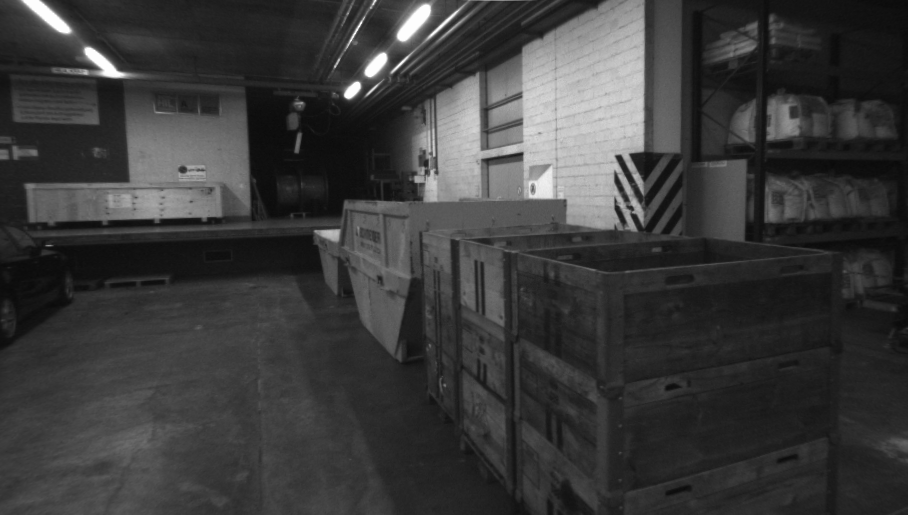
#> input picture ComputerVision/data/non-rectified/00/im0.png, 908 x 515 px
$ python calibr_rectif.py
#> lines starting #> are read from the running program, lines starting #| are printed output that depends on the picture
import cv2
import numpy as np
import matplotlib.pyplot as plt
import random


DATA_PATH = 'data/non-rectified/'
SAVE_DIR = 'data/epipolar_line/'
random.seed(996)


def read_imgs():
    cam1_list = []
    cam2_list = []

    for i in range(10):
        img1_name = DATA_PATH + '/0' + str(i) + '/im0.png'
        img2_name = DATA_PATH + '/0' + str(i) + '/im1.png'
        img0 = cv2.imread(img1_name, 0)  # queryimage # left image. 0 is loading grey image
#> img0 is the input picture: shape (515, 908); min 9, max 253, mean 58.7
        img1 = cv2.imread(img2_name, 0)  # trainimage # right image
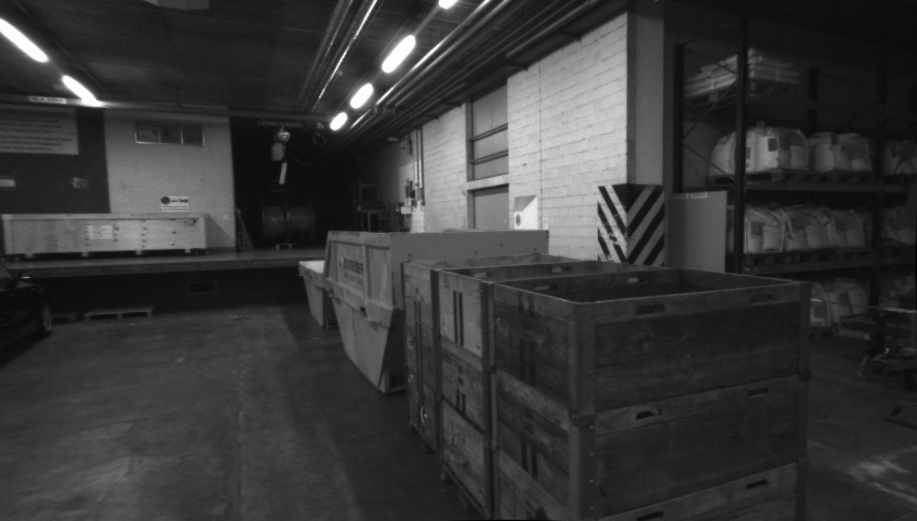
#> input picture ComputerVision/data/non-rectified/00/im1.png, 917 x 521 px
#> img1 is the input picture: shape (521, 917); min 0, max 253, mean 56.2
        cam1_list.append(img0)
        cam2_list.append(img1)

    return cam1_list, cam2_list


def show_imgs(img):
    plt.imshow(img, cmap='gray')
    plt.show()


def find_matches(img1, img2):
    sift = cv2.xfeatures2d.SIFT_create()

    # find the keypoints and descriptors with SIFT
    kp1, des1 = sift.detectAndCompute(img1, None)
    kp2, des2 = sift.detectAndCompute(img2, None)

    # FLANN parameters
    FLANN_INDEX_KDTREE = 0
    index_params = dict(algorithm=FLANN_INDEX_KDTREE, trees=5)
    search_params = dict(checks=50)

    flann = cv2.FlannBasedMatcher(index_params, search_params)
    matches = flann.knnMatch(des1, des2, k=2)

    good = []
    pts1 = []
    pts2 = []

    # ratio test as per Lowe's paper
    for i, (m, n) in enumerate(matches):
        if m.distance < 0.8 * n.distance:
            good.append(m)
            pts2.append(kp2[m.trainIdx].pt)
            pts1.append(kp1[m.queryIdx].pt)

    return pts1, pts2


def compute_fundamental(x1, x2):
    """
    Computes the fundamental matrix from corresponding points (x1,x2 3*n arrays) using the 8 point algorithm.
    Each row in the A matrix below is constructed as [x'*x, x'*y, x', y'*x, y'*y, y', x, y, 1]
    """
    # check if x1 and x2 has the same dimension
    n = x1.shape[1]
    if x2.shape[1] != n:
        raise ValueError("Number of points don't match.")

    # build matrix for equations
    A = np.zeros((n, 9))
    for i in range(n):
        A[i] = [x1[0, i] * x2[0, i], x1[0, i] * x2[1, i], x1[0, i] * x2[2, i],
                x1[1, i] * x2[0, i], x1[1, i] * x2[1, i], x1[1, i] * x2[2, i],
                x1[2, i] * x2[0, i], x1[2, i] * x2[1, i], x1[2, i] * x2[2, i]]

    # compute linear least square solution
    U, S, V = np.linalg.svd(A)
    F = V[-1].reshape(3, 3)

    # constrain F
    # make rank 2 by zeroing out last singular value
    U, S, V = np.linalg.svd(F)
    S[2] = 0
    F = np.dot(U, np.dot(np.diag(S), V))

    return F / F[2, 2]


def F_from_ransac(x1, x2, model, maxiter=5000, match_theshold=1e-6):
    """ Robust estimation of a fundamental matrix F from point
        correspondences using RANSAC (ransac.py from
        http://www.scipy.org/Cookbook/RANSAC).
        input: x1,x2 (3*n arrays) points in hom. coordinates. """

    import ransac

    data = np.vstack((x1, x2))

    # compute F and return with inlier index
    F, ransac_data = ransac.ransac(data.T, model, 8, maxiter, match_theshold, 20, return_all=True)
    return F, ransac_data['inliers']


def compute_fundamental_matrix(pts1, pts2):
    # show keypoint
    pts1 = np.array(pts1, dtype=np.int32)
    pts2 = np.array(pts2, dtype=np.int32)
    # F, mask = cv2.findFundamentalMat(pts1, pts2, cv2.FM_LMEDS)
    F = compute_fundamental(pts1, pts2)

    # We select only inlier points
    # pts1 = pts1[mask.ravel() == 1]
    # pts2 = pts2[mask.ravel() == 1]

    return F, pts1, pts2


def drawlines(img1, img2, lines, pts1, pts2):
    """
    img1 - image on which we draw the epilines for the points in img2 lines - corresponding epilines
    """
    r, c = img1.shape
    img1 = cv2.cvtColor(img1, cv2.COLOR_GRAY2BGR)
    img2 = cv2.cvtColor(img2, cv2.COLOR_GRAY2BGR)

    # randomly choose 5 points from line, pts1 adn pts2
    rand_point = []
    for i in range(5):
        rand_value = random.randint(0, len(pts1))
        rand_point.append(rand_value)

    for i, (r, pt1, pt2) in enumerate(zip(lines, pts1, pts2)):
        if i in rand_point:
            color = tuple(np.random.randint(0, 255, 3).tolist())
            x0, y0 = map(int, [0, -r[2] / r[1]])
            x1, y1 = map(int, [c, -(r[2] + r[0] * c) / r[1]])
            img1 = cv2.line(img1, (x0, y0), (x1, y1), color, thickness=2, lineType=cv2.LINE_AA)
            img1 = cv2.circle(img1, tuple(pt1), 5, color, -1)
            img2 = cv2.circle(img2, tuple(pt2), 5, color, -1)
    return img1, img2


def draw_epi(img1, img2):
    pts1, pts2 = find_matches(img1, img2)
    F, pts1, pts2 = compute_fundamental_matrix(pts1, pts2)

    # Find epilines corresponding to points in right image (second image) and
    # drawing its lines on left image
    lines1 = cv2.computeCorrespondEpilines(pts2.reshape(-1, 1, 2), 2, F).reshape(-1, 3)
    img_epi_1, img_pts_1 = drawlines(img1, img2, lines1, pts1, pts2)

    # Find epilines corresponding to points in left image (first image) and
    # drawing its lines on right image
    lines2 = cv2.computeCorrespondEpilines(pts1.reshape(-1, 1, 2), 1, F).reshape(-1, 3)
    img_epi_2, img_pts_2 = drawlines(img2, img1, lines2, pts2, pts1)

    return img_epi_1, img_pts_1, img_epi_2, img_pts_2


if __name__ == "__main__":

    cam1_list, cam2_list = read_imgs()

    for i in range(10):
        # compute epipolar line and impose on picture
        img_epi_1, img_pts_1, img_epi_2, img_pts_2 = draw_epi(cam1_list[i], cam2_list[i])

        # save graph
        plt.title("the epiploar line for image pair" + str(i))
        plt.subplot(221), plt.imshow(img_pts_1)
        plt.subplot(222), plt.imshow(img_epi_1)
        plt.subplot(223), plt.imshow(img_pts_2)
        plt.subplot(224), plt.imshow(img_epi_2)
        plt.savefig(fname=SAVE_DIR+"epipolar_"+str(i)+".png")

        # print
        print("image {} has been saved".format(i))
#> this loop made 10 passes
#> pass 1, `plt.savefig(fname=SAVE_DIR+"epipolar_"+str(i)+".png")`:
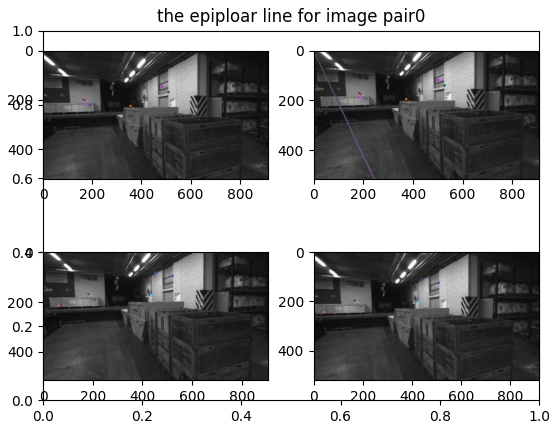
#> figure drawn by matplotlib, 4 panels; B, G, R data is drawn as R, G, B
#> pass 2, `plt.savefig(fname=SAVE_DIR+"epipolar_"+str(i)+".png")`:
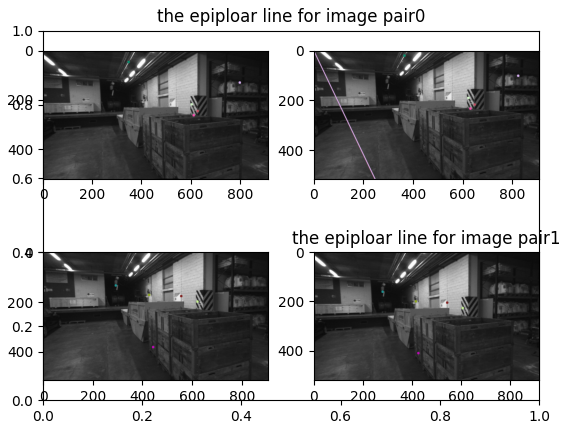
#> figure drawn by matplotlib, 4 panels; B, G, R data is drawn as R, G, B
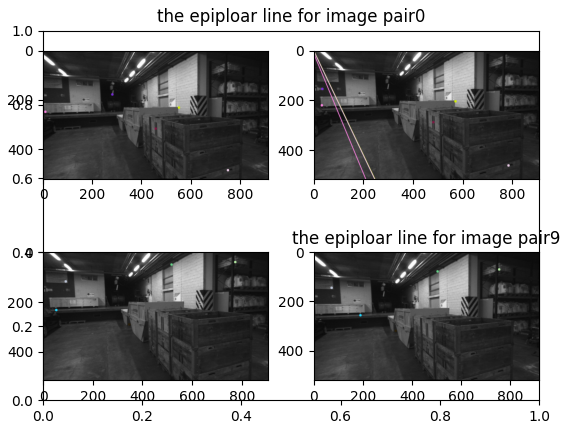
#> figure drawn by matplotlib, 4 panels; B, G, R data is drawn as R, G, B
